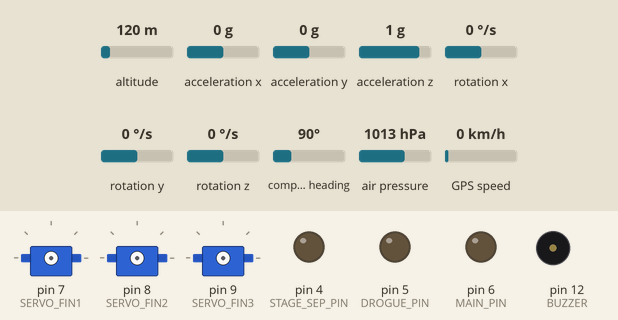
The sketch below on a simulated Arduino Leonardo, built with avr-gcc and run on an emulated ATmega32U4. On the bench: 3 × servo, output pins drawn as LEDs (lit = HIGH), buzzer (waves = sounding, pin HIGH). Wiring (inferred from the names in the program): MPU-6050 motion sensor at I2C address 0x68. Inputs (shaded band) come from the test bench; at power-on: altitude 120 m, acceleration x 0 g, acceleration y 0 g, acceleration z 1 g, rotation x 0 °/s, rotation y 0 °/s, rotation z 0 °/s, compass heading 90°, air pressure 1013 hPa, GPS speed 0 km/h. Storage starts empty; EEPROM starts erased; the GPS gets a fix after 3 s at 37.7749, -122.4194 with 8 satellites; no radio packets arrive unless stated; pins used as bus, display or sensor lines are not drawn; what the sketch prints to the serial monitor is not drawn.

Above: at 0.1 s.
At 1.6 s:
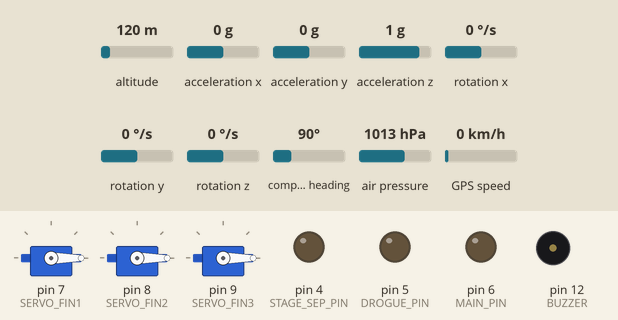
Timing chart, 0 to 3.1 s (numbered marks = the images above):
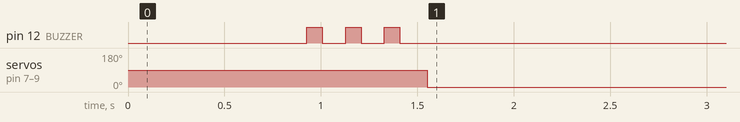

Measured:
- by itself, servo on pin 7 (SERVO_FIN1), servo on pin 8 (SERVO_FIN2), servo on pin 9 (SERVO_FIN3): 90° → 0° at 1.6 s

The sketch:

GALAXY-ROCKET.ino
```cpp
/*
GALAXY-ROCKET.ino
VERSION: V1.1.0
---------------------------------------------------==============WARNING===============-------------------------------------------------
              THIS CODE WAS SPECIFICALLY DESIGNED FOR THE ARDUINO MEGA 2560 OR ARDUINO MICROCONTROLLERS WITH MORE MEMORY.
    IF YOU ARE USING AN ARDUINO UNO OR SIMILAR, CONSIDER CHANGING THE ARDUINO MICROCONTROLLER TO THE MEGA 2560, LEONARDO, OR SIMILAR!
---------------------------------------------------==============WARNING===============-------------------------------------------------
*/

#include <Wire.h>
#include <Servo.h>
#include <Adafruit_BMP280.h>
#include <TinyGPS++.h>
#include <LoRa.h>
#include <avr/wdt.h>
#include <EEPROM.h>
#include <SD.h>
#include <math.h>

#define PI 3.14159265358979323846
File dataFile;
#define SD_CS 4

// Pinos PCB Arduino Mega 2560
#define IGNITER_PIN 2
#define VALVE_PWM_PIN 3
#define STAGE_SEP_PIN 4
#define DROGUE_PIN 5
#define MAIN_PIN 6
#define SERVO_FIN1 7        // Yaw/Guidance
#define SERVO_FIN2 8        // Pitch
#define SERVO_FIN3 9        // Roll
#define GPS_RX 10
#define GPS_TX 11
#define BUZZER 12

// === CONFIGURAÇÕES AVANÇADAS ===
#define GROUND_TEST_MODE false
#define FIN_LIMIT 35
#define ACTUATOR_RATE 150
#define MAX_LAT_ACCEL 15.0
#define ABORT_ANGLE 45.0       // Ângulo de ataque máximo para aborto

const float TARGET_LAT = -15.84028;
const float TARGET_LON = -48.02778;
const float TARGET_SAFE_ALT = 450.0;
const float LANDING_RADIUS = 100.0;

// EEPROM Layout
#define PID_ADDR 0
#define CALIB_ADDR (PID_ADDR + sizeof(PIDGains)*4)

// Estruturas de Dados
struct PIDGains { float kp, ki, kd, i_limit; };
PIDGains pidGains[4] = {
  {2.5, 0.4, 0.2, 30.0},   // Roll
  {2.5, 0.4, 0.2, 30.0},   // Pitch
  {4.0, 1.2, 0.8, 45.0},   // Yaw/Guidance
  {2.0, 0.5, 0.3, 25.0}    // Landing Precision
};

struct Bias { float ax, ay, az, gx, gy, gz; } bias = {0};

struct INS_State {
  float x, y, z, vx, vy, vz, roll, pitch, yaw, ax, ay, az, gx, gy, gz;
  unsigned long last_update;
} ins = {0};

struct WaypointGuidance {
  float lateral_accel_cmd;
  float miss_distance;
  float range_to_target;
  float kinematic_limit;
  float cross_track_error;
  bool in_range;
  bool target_acquired;
} guide = {0};

// Telemetria Otimizada para Ground Station (Binário)
struct Telemetry {
  uint32_t timestamp;
  float alt, vel, accelZ, lat, lon, heading, roll, pitch, yaw;
  float dist_to_target, lat_accel_cmd;
  int16_t phase;
  bool landing_mode;
  bool abort_triggered;
  float apogee_alt;
  uint8_t checksum;
} telem = {0};

// Variáveis de Controle
float last_fin_pos[3] = {90, 90, 90};
float integrator[4] = {0};
unsigned long last_micros = 0, last_telem = 0, last_log = 0;
int flightPhase = 0;
bool landingMode = false, gpsValid = false, sdReady = false, abortTriggered = false;

// === VARIÁVEIS FILTRO DE KALMAN (Altitude/Vertical) ===
float K_alt = 0, K_vel = 0;
float P_00 = 1, P_01 = 0, P_10 = 0, P_11 = 1; // Covariância
float Q_accel = 0.01; // Ruído de processo
float R_alt = 0.5;    // Ruído do sensor Baro

Adafruit_BMP280 bmp;
TinyGPSPlus gps;
#define gpsSerial Serial1
Servo fin1, fin2, fin3;

void setup() {
  wdt_enable(WDTO_2S);
  Serial.begin(115200);
  Serial1.begin(9600);
  Wire.begin();

  Serial.println(F("=== GALAXY ROCKET - MISSION CONTROL ==="));
  Serial.print(F("TARGET: ")); Serial.print(TARGET_LAT, 6); Serial.print(", "); Serial.println(TARGET_LON, 6);

  loadEEPROM();

  if (!bmp.begin(0x76)) {
    Serial.println(F("BMP280 FAILED!"));
    while(1) beep(5);
  }

  sdReady = SD.begin(SD_CS);
  if(sdReady) initBinaryLogging();

  MPU6050_init();
  INS_calibrate();

  pinMode(IGNITER_PIN, OUTPUT); digitalWrite(IGNITER_PIN, LOW);
  pinMode(STAGE_SEP_PIN, OUTPUT); digitalWrite(STAGE_SEP_PIN, LOW);
  pinMode(DROGUE_PIN, OUTPUT); digitalWrite(DROGUE_PIN, LOW);
  pinMode(MAIN_PIN, OUTPUT); digitalWrite(MAIN_PIN, LOW);
  pinMode(BUZZER, OUTPUT);
  pinMode(VALVE_PWM_PIN, OUTPUT);

  fin1.attach(SERVO_FIN1, 500, 2500);
  fin2.attach(SERVO_FIN2, 500, 2500);
  fin3.attach(SERVO_FIN3, 500, 2500);
  centerServos();

  if (!LoRa.begin(433E6)) {
    Serial.println(F("LoRa FAILED!"));
    while(1) beep(10);
  }
  LoRa.setSpreadingFactor(9);
  LoRa.setTxPower(20);

  last_micros = micros();
  beep(3);
  wdt_reset();
}

void loop() {
  wdt_reset();
  unsigned long current_micros = micros();
  float dt = constrain((current_micros - last_micros) / 1000000.0f, 0.001f, 0.1f);
  last_micros = current_micros;

  // 1. SENSOR FUSION (Kalman + IMU)
  if (GROUND_TEST_MODE) simulateHITL(dt);
  else readSensorsKalman(dt);

  // 2. SEGURANÇA (Lógica de Aborto)
  checkAbortLogic();

  // 3. NAVEGAÇÃO E MISSÃO
  calculateGuidance(dt);
  updateFlightPhase();

  // 4. CONTROLE (Só executa se não houver aborto)
  if (!abortTriggered) {
    executeControl(dt);
    valveControl();
  } else {
    centerServos();
    digitalWrite(DROGUE_PIN, HIGH); // Eject imediato em caso de aborto
  }

  chuteLogic();

  // 5. TELEMETRIA (Interface Gráfica LoRa)
  if (millis() - last_telem > 50) {  // 20Hz p/ rádio
    sendTelemetry();
    last_telem = millis();
  }

  // 6. BLACKBOX BINÁRIA (100Hz)
  if (sdReady && (millis() - last_log > 10)) {
    logBinaryData();
    last_log = millis();
  }

  checkGroundCommands();
  wdt_reset();
}

// === FILTRO DE KALMAN (FUSÃO BARO + IMU) ===
void readSensorsKalman(float dt) {
  MPU6050_read();
  float measured_alt = bmp.readAltitude(1013.25);
  float accel_z = (ins.az * 9.81); // Aceleração vertical compensada

  // Predição do Estado
  K_alt += K_vel * dt + 0.5 * accel_z * dt * dt;
  K_vel += accel_z * dt;

  // Atualização da Covariância
  P_00 += dt * (P_10 + P_01 + dt * P_11) + Q_accel;
  P_01 += dt * P_11;
  P_10 += dt * P_11;
  P_11 += Q_accel;

  // Ganho de Kalman
  float S = P_00 + R_alt;
  float k0 = P_00 / S;
  float k1 = P_10 / S;

  // Correção com Barômetro
  float y = measured_alt - K_alt;
  K_alt += k0 * y;
  K_vel += k1 * y;

  // Atualização da Covariância pós-correção
  P_00 -= k0 * P_00;
  P_01 -= k0 * P_01;
  P_10 -= k1 * P_00;
  P_11 -= k1 * P_01;

  telem.alt = K_alt;
  telem.vel = K_vel;
  telem.accelZ = accel_z;

  // GPS Handling
  while(gpsSerial.available()) gps.encode(gpsSerial.read());
  if(gps.location.isValid() && gps.hdop.hdop() < 2.0) {
    telem.lat = gps.location.lat();
    telem.lon = gps.location.lng();
    telem.heading = gps.course.deg();
    gpsValid = true;
  }

  // Complementary Filter para Atitude
  static float f_roll = 0, f_pitch = 0;
  float a_roll = atan2(ins.ay, ins.az) * 180/PI;
  float a_pitch = atan2(-ins.ax, sqrt(ins.ay*ins.ay + ins.az*ins.az)) * 180/PI;
  f_roll = 0.98 * (f_roll + ins.gx * dt) + 0.02 * a_roll;
  f_pitch = 0.98 * (f_pitch + ins.gy * dt) + 0.02 * a_pitch;
  telem.roll = f_roll; telem.pitch = f_pitch;
  telem.yaw += ins.gz * dt * 180/PI;
}

// === ABORT LOGIC (SAFETY) ===
void checkAbortLogic() {
  float total_aoa = sqrt(telem.roll*telem.roll + telem.pitch*telem.pitch);
  if (flightPhase == 1 && total_aoa > ABORT_ANGLE) {
    abortTriggered = true;
    telem.abort_triggered = true;
    flightPhase = 3; // Força fase de descida
    Serial.println(F("!!! CRITICAL ABORT: ANGLE OF ATTACK EXCEEDED !!!"));
    beep(10);
  }
}

// === BLACKBOX BINÁRIA (FAST LOG) ===
void initBinaryLogging() {
  dataFile = SD.open("LOG.DAT", FILE_WRITE);
  if(dataFile) dataFile.close();
}

void logBinaryData() {
  if(!sdReady) return;
  telem.timestamp = millis();
  dataFile = SD.open("LOG.DAT", FILE_WRITE);
  if(dataFile) {
    dataFile.write((const uint8_t*)&telem, sizeof(Telemetry));
    dataFile.close();
  }
}

// === TELEMETRIA LORA ===
void sendTelemetry() {
  telem.timestamp = millis();
  telem.checksum = calcChecksum();
  LoRa.beginPacket();
  LoRa.write((uint8_t*)&telem, sizeof(Telemetry));
  LoRa.endPacket();
}

uint8_t calcChecksum() {
  uint8_t* ptr = (uint8_t*)&telem;
  uint8_t sum = 0;
  for(unsigned int i = 0; i < sizeof(Telemetry)-1; i++) sum ^= ptr[i];
  return sum;
}

// === NAVEGAÇÃO E CONTROLE (Originais preservados) ===
void calculateGuidance(float dt) {
  if(!gpsValid) return;
  float dLat = (TARGET_LAT - telem.lat) * PI / 180.0;
  float dLon = (TARGET_LON - telem.lon) * PI / 180.0;
  float a = sin(dLat/2)*sin(dLat/2) + cos(telem.lat*PI/180)*cos(TARGET_LAT*PI/180)*sin(dLon/2)*sin(dLon/2);
  guide.range_to_target = 6371000.0 * 2.0 * atan2(sqrt(a), sqrt(1-a));
  telem.dist_to_target = guide.range_to_target;

  float bearing_to_target = atan2(sin(dLon)*cos(TARGET_LAT*PI/180), cos(dLat) + sin(TARGET_LAT*PI/180)*sin(telem.lat*PI/180));
  float dlon_val = (telem.lon - TARGET_LON) * PI / 180 * cos(telem.lat * PI/180);
  guide.cross_track_error = asin(sin(dlon_val)*sin(bearing_to_target)) * 6371000;

  if(!guide.target_acquired && guide.range_to_target < 10000 && telem.alt > 5000) {
    guide.target_acquired = true;
  }

  if (flightPhase >= 2 && guide.target_acquired) {
    float target_bearing = bearing_to_target * 180/PI;
    float los_rate = (target_bearing - telem.heading);
    if (los_rate > 180) los_rate -= 360;
    if (los_rate < -180) los_rate += 360;
    guide.lateral_accel_cmd = 3.0 * fabs(telem.vel) * (los_rate * PI/180.0);
    guide.lateral_accel_cmd = constrain(guide.lateral_accel_cmd, -MAX_LAT_ACCEL, MAX_LAT_ACCEL);
    telem.lat_accel_cmd = guide.lateral_accel_cmd;
  }
}

void executeControl(float dt) {
  float ref_roll = 0;
  float ref_pitch = (flightPhase >= 3) ? -guide.lateral_accel_cmd / 9.81 * 10 : 0;
  float ref_yaw = (flightPhase >= 2 && guide.target_acquired) ? (atan2(TARGET_LON - telem.lon, TARGET_LAT - telem.lat) * 180/PI - telem.heading) : 0;
  if (ref_yaw > 180) ref_yaw -= 360;
  if (ref_yaw < -180) ref_yaw += 360;

  float error[4] = { ref_roll - telem.roll, ref_pitch - telem.pitch, ref_yaw, guide.cross_track_error * 0.001f };

  for(int i = 0; i < 4; i++) {
    float p_term = pidGains[i].kp * error[i];
    integrator[i] = constrain(integrator[i] + pidGains[i].ki * error[i] * dt, -pidGains[i].i_limit, pidGains[i].i_limit);
    static float prev_err[4] = {0};
    float d_term = pidGains[i].kd * (error[i] - prev_err[i]) / dt;
    float pid_out = constrain(p_term + integrator[i] + d_term, -FIN_LIMIT, FIN_LIMIT);
    prev_err[i] = error[i];
    if(i == 0) applyActuatorPhysics(pid_out, pid_out, pid_out, dt);
  }
}

void applyActuatorPhysics(float r_cmd, float p_cmd, float y_cmd, float dt) {
  float t1 = constrain(90 + y_cmd * 0.8 + r_cmd * 0.2, 90-FIN_LIMIT, 90+FIN_LIMIT);
  float t2 = constrain(90 + p_cmd * 0.9 + r_cmd * 0.1, 90-FIN_LIMIT, 90+FIN_LIMIT);
  float t3 = constrain(90 - p_cmd * 0.7 + y_cmd * 0.3, 90-FIN_LIMIT, 90+FIN_LIMIT);
  float m = ACTUATOR_RATE * dt;
  last_fin_pos[0] += constrain(t1 - last_fin_pos[0], -m, m);
  last_fin_pos[1] += constrain(t2 - last_fin_pos[1], -m, m);
  last_fin_pos[2] += constrain(t3 - last_fin_pos[2], -m, m);
  fin1.write(last_fin_pos[0]); fin2.write(last_fin_pos[1]); fin3.write(last_fin_pos[2]);
}

void updateFlightPhase() {
  static float mx_alt = 0;
  telem.apogee_alt = mx_alt; telem.landing_mode = landingMode;
  switch(flightPhase) {
    case 0: if(telem.accelZ > 20.0) flightPhase = 1; break;
    case 1: mx_alt = max(mx_alt, telem.alt);
            if(telem.alt > 45000) { digitalWrite(STAGE_SEP_PIN, HIGH); delay(50); digitalWrite(STAGE_SEP_PIN, LOW); flightPhase = 2; } break;
    case 2: if(telem.vel < -5.0) { digitalWrite(DROGUE_PIN, HIGH); flightPhase = 3; } break;
    case 3: if(telem.alt < 2000) { digitalWrite(MAIN_PIN, HIGH); flightPhase = 4; }
            if(guide.target_acquired && guide.range_to_target < LANDING_RADIUS && telem.alt < 1000) landingMode = true; break;
    case 4: if(telem.alt < TARGET_SAFE_ALT + 20 && landingMode) { flightPhase = 5; centerServos(); }
            else if(telem.alt < 50) { flightPhase = 5; centerServos(); } break;
  }
  telem.phase = flightPhase;
}

void valveControl() {
  int p = 0;
  if(flightPhase == 1) p = map(telem.alt, 0, 45000, 180, 255);
  else if(landingMode && telem.alt < 1500) p = 60 + constrain((TARGET_SAFE_ALT - telem.alt + telem.vel * 5) * 2, 0, 100);
  analogWrite(VALVE_PWM_PIN, constrain(p, 0, 255));
}

void chuteLogic() { if(flightPhase >= 5) { digitalWrite(DROGUE_PIN, LOW); digitalWrite(MAIN_PIN, LOW); } }

void MPU6050_init() {
  Wire.beginTransmission(0x68); Wire.write(0x6B); Wire.write(0); Wire.endTransmission(true);
  Wire.beginTransmission(0x68); Wire.write(0x1B); Wire.write(0x10); Wire.endTransmission(true);
  Wire.beginTransmission(0x68); Wire.write(0x1C); Wire.write(0x10); Wire.endTransmission(true);
}

void MPU6050_read() {
  Wire.beginTransmission(0x68); Wire.write(0x3B); Wire.endTransmission(false);
  Wire.requestFrom(0x68, 14, true);
  int16_t ax = Wire.read()<<8|Wire.read(); int16_t ay = Wire.read()<<8|Wire.read(); int16_t az = Wire.read()<<8|Wire.read();
  Wire.read(); Wire.read();
  int16_t gx = Wire.read()<<8|Wire.read(); int16_t gy = Wire.read()<<8|Wire.read(); int16_t gz = Wire.read()<<8|Wire.read();
  ins.ax = (ax / 16384.0) - bias.ax; ins.ay = (ay / 16384.0) - bias.ay; ins.az = (az / 16384.0) - bias.az - 1.0;
  ins.gx = (gx / 131.0 * PI/180) - bias.gx; ins.gy = (gy / 131.0 * PI/180) - bias.gy; ins.gz = (gz / 131.0 * PI/180) - bias.gz;
}

void INS_calibrate() {
  for(int i = 0; i < 200; i++) { MPU6050_read(); delay(2); }
  bias.ax = ins.ax; bias.ay = ins.ay; bias.az = ins.az; bias.gx = ins.gx; bias.gy = ins.gy; bias.gz = ins.gz;
  saveEEPROM();
}

void checkGroundCommands() {
  if(LoRa.parsePacket()) {
    uint8_t c[8]; LoRa.readBytes(c, 8);
    if(c[0] == 0xAA && c[1] == 0x01) digitalWrite(IGNITER_PIN, HIGH);
    if(c[0] == 0xAA && c[1] == 0x05) abortTriggered = true; // Aborto remoto
  }
}

void simulateHITL(float dt) {
  static float st = 0; st += dt;
  telem.alt = 5000 * sin(st * 0.1); telem.vel = 50 * cos(st * 0.1);
  telem.lat = TARGET_LAT + 0.005; telem.lon = TARGET_LON; gpsValid = true;
}

void loadEEPROM() { EEPROM.get(PID_ADDR, pidGains); EEPROM.get(CALIB_ADDR, bias); }
void saveEEPROM() { EEPROM.put(PID_ADDR, pidGains); EEPROM.put(CALIB_ADDR, bias); }
void centerServos() { fin1.write(90); fin2.write(90); fin3.write(90); }
void beep(int n) { for(int i=0; i<n; i++) { digitalWrite(BUZZER, HIGH); delay(80); digitalWrite(BUZZER, LOW); delay(120); } }
```
